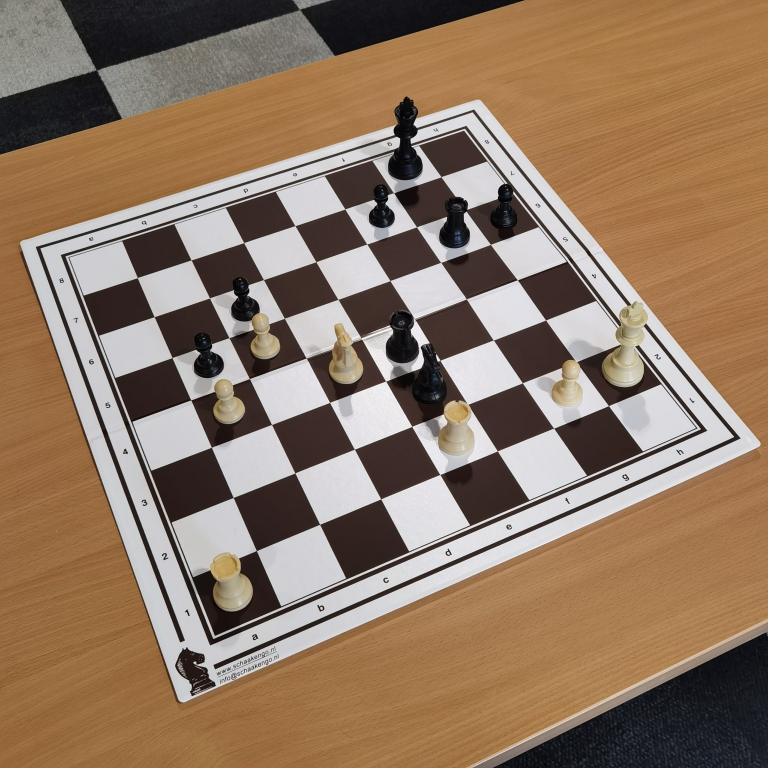
#> input picture images/G000_IMG062.jpg, 3072 x 3072 px (shown at 1/4 size)
$ jupyter execute chessboard-vision-2.ipynb
#> lines starting #> are read from the running program, lines starting #| are printed output that depends on the picture; after the words box and inside, x2 and y2 are one past the last pixel; in counts of white or black regions, pixels touching at a corner belong together
# Chessboard Vision Project

## 📌 Introduction
This project is part of the **Computer Vision** course in the Master's in Artificial Intelligence. The goal is to detect chess pieces on a board from images, determine their positions using bounding boxes, and represent them in an 8x8 matrix format. The solution is implemented in Python and follows a structured image processing pipeline.

## 🎯 Task Overview
- **Input:** Chessboard image
- **Output:**
  - Total number of black/white pieces
  - Bounding boxes around detected pieces
  - 8x8 matrix representing piece positions
- **Dataset:** 50 images for development, 10 unseen test images
- **Deliverables:**
  - Python script (single file)
  - Short report (max 2 pages)

---

[cell 1]
# Importing Libraries
import numpy as np
import pandas as pd
import matplotlib.pyplot as plt
import os
import cv2
import math

# Data Directory
dataDir = 'images'

# Define the window size
window_width = 800
window_height = 600

[cell 2]
# Function to resize image
def resize_image(image, window_width, window_height):
    height, width = image.shape[:2]
    scaling_factor = min(window_width / width, window_height / height)
    return cv2.resize(image, None, fx=scaling_factor, fy=scaling_factor, interpolation=cv2.INTER_AREA)

[cell 3]
# Read and Display an Image
# Opening an image
img = cv2.imread(os.path.join(dataDir, 'G000_IMG062.jpg'))
#> img is the input picture: shape (3072, 3072, 3); mean B, G, R 99.5, 120.5, 144.4

# Get the dimensions of the image
height, width, channels = img.shape
print(f'Image Dimensions: {height} x {width}')
#| Image Dimensions: 3072 x 3072
print(f'Number of Channels: {channels}')
#| Number of Channels: 3

# Calculate the scaling factor
scaling_factor = min(window_width / width, window_height / height)

# Resize the image
resized_img = resize_image(img, window_width, window_height)
#> in resize_image, `return cv2.resize(image, None, fx=scaling_factor, fy=scaling_factor, i..`:
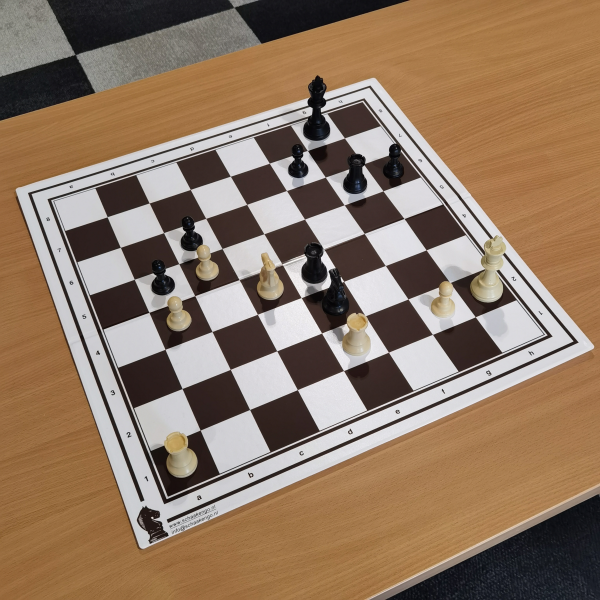
#> returned value: shape (600, 600, 3); mean of channels 0, 1, 2 99.5, 120.5, 144.4; drawn as B, G, R

# Display the resized image using matplotlib
plt.imshow(cv2.cvtColor(resized_img, cv2.COLOR_BGR2RGB))
plt.title('G000_IMG062.jpg')
plt.axis('off')
plt.show()

## Step 1: Chessboard Detection

[cell 4]
def detect_chessboard(image_path):
    # Carregar a imagem
#> called with image_path = 'images/G000_IMG062.jpg'
    image = cv2.imread(image_path)
    if image is None:
        print(f"Erro: Não foi possível carregar a imagem em '{image_path}'.")
        return None

    # Converter para o espaço de cor HSV
    hsv = cv2.cvtColor(image, cv2.COLOR_BGR2HSV)
#> hsv: shape (3072, 3072, 3); mean H, S, V 45.4, 86.8, 145.5

    # Definir intervalos de cor para segmentação (ajustar conforme necessário)
    lower_bound = np.array([0, 0, 0])  # Limite inferior (preto ou escuro)
    upper_bound = np.array([180, 255, 120])  # Limite superior (tons escuros)

    # Criar uma máscara binária
    mask = cv2.inRange(hsv, lower_bound, upper_bound)
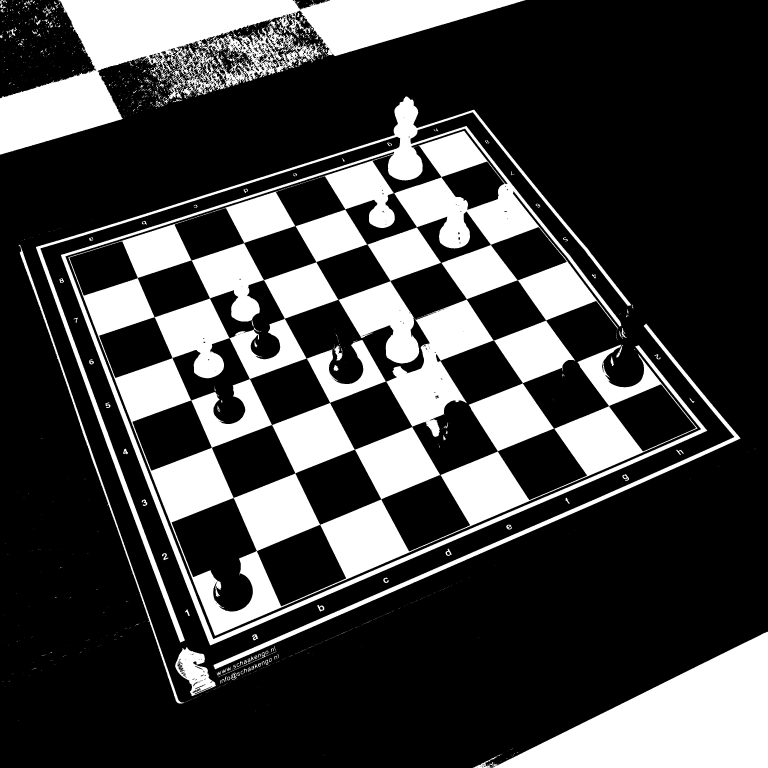
#> mask: shape (3072, 3072) (shown at 1/4 size); 25.8% white; 1776 white regions (1524 under 20 px), largest, box (x1, y1, x2, y2) and area: (144, 386, 2829, 2581) 1431020, (0, 0, 2101, 619) 409090, (1969, 2527, 3072, 3072) 302194

    # Limpar a máscara com operações morfológicas
    kernel = np.ones((5, 5), np.uint8)
    mask_cleaned = cv2.morphologyEx(mask, cv2.MORPH_CLOSE, kernel)
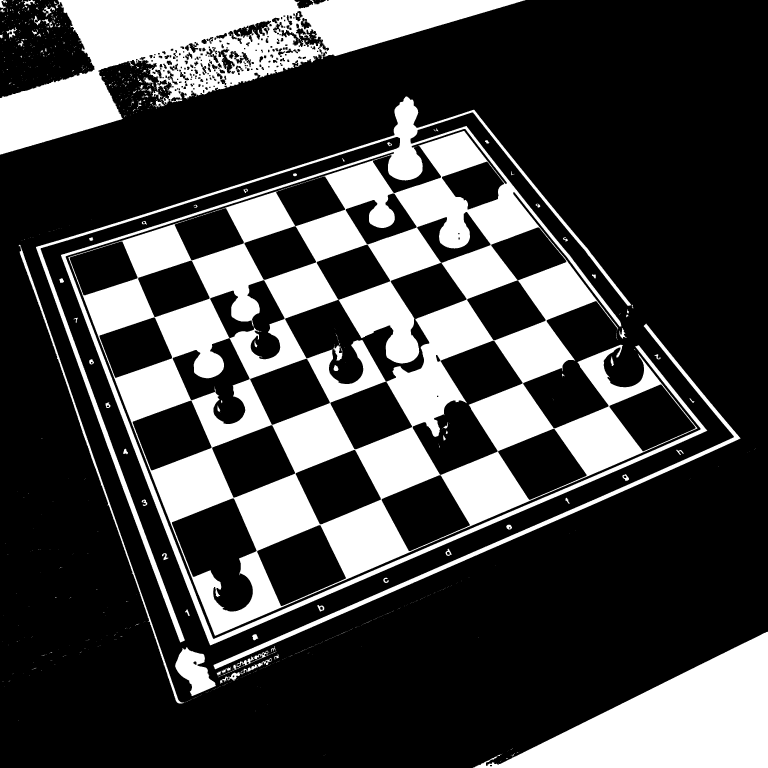
#> mask_cleaned: shape (3072, 3072) (shown at 1/4 size); 26.3% white; 956 white regions (833 under 20 px)

    # Encontrar contornos na máscara
    contours, _ = cv2.findContours(mask_cleaned, cv2.RETR_EXTERNAL, cv2.CHAIN_APPROX_SIMPLE)
#> contours = 883 contours, 797 with area under 20; largest, box (x1, y1, x2, y2) and area: (144, 386, 2829, 2581) 2903880, (0, 0, 2101, 619) 490758, (1891, 2527, 3072, 3072) 302162, (854, 1294, 2962, 2677) 45188, (701, 2588, 863, 2784) 16333

    # Filtrar contornos por área (assumindo que o tabuleiro é o maior contorno)
    min_area = 1000  # Ajustar conforme o tamanho esperado do tabuleiro
    chessboard_contours = [cnt for cnt in contours if cv2.contourArea(cnt) > min_area]
#> chessboard_contours = 8 contours; box (x1, y1, x2, y2) and area: (144, 386, 2829, 2581) 2903880, (0, 0, 2101, 619) 490758, (1891, 2527, 3072, 3072) 302162, (854, 1294, 2962, 2677) 45188, (701, 2588, 863, 2784) 16333, (73, 978, 737, 2814) 13150, (887, 2603, 1081, 2702) 2425, (880, 2633, 1087, 2735) 2139

    if not chessboard_contours:
        print("Nenhum tabuleiro detectado.")
        return None

    # Selecionar o maior contorno
    largest_contour = max(chessboard_contours, key=cv2.contourArea)
#> largest_contour = contour of 18487 points, box (x1, y1, x2, y2) (144, 386, 2829, 2581), area 2903880

    # Desenhar o contorno detectado na imagem original
    result_image = image.copy()
    cv2.drawContours(result_image, [largest_contour], -1, (0, 255, 0), 3)
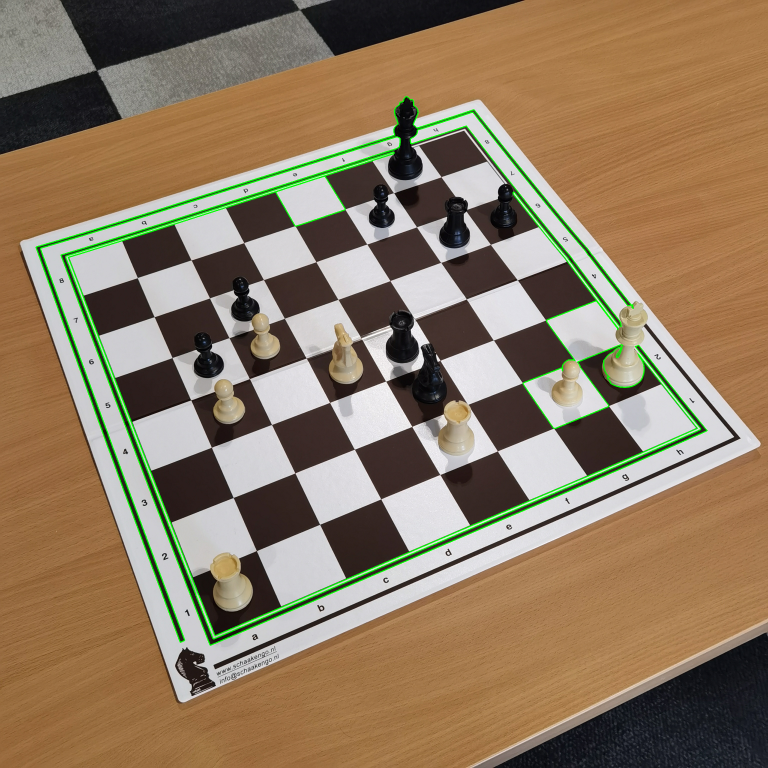
#> result_image: shape (3072, 3072, 3) (shown at 1/4 size); mean B, G, R 97.9, 122.8, 142.8

    # Exibir a imagem com o tabuleiro detectado
    plt.figure(figsize=(10, 10))
    plt.imshow(cv2.cvtColor(result_image, cv2.COLOR_BGR2RGB))
    plt.title('Tabuleiro Detectado')
    plt.axis('off')
    plt.show()

    return largest_contour

$ run again, with images/G000_IMG087.jpg copied over images/G000_IMG062.jpg
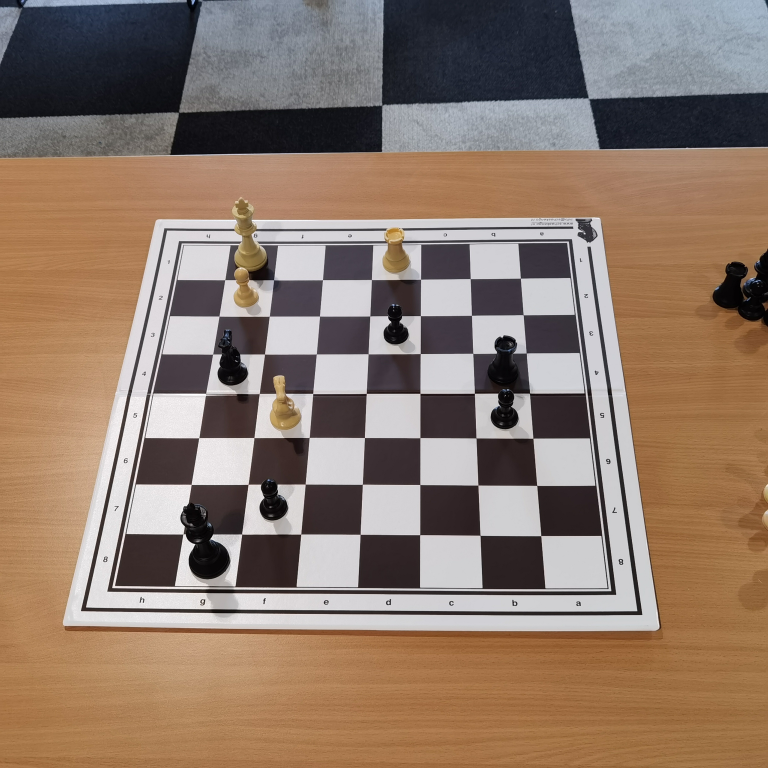
#> input picture images/G000_IMG087.jpg, 3072 x 3072 px (shown at 1/4 size)
#> img is the input picture: shape (3072, 3072, 3); mean B, G, R 106.8, 121.4, 142.3
#| Image Dimensions: 3072 x 3072
#| Number of Channels: 3
#> hsv: shape (3072, 3072, 3); mean H, S, V 69.9, 77.8, 145.7
#> in detect_chessboard, `mask = cv2.inRange(hsv, lower_bound, upper_bound)`:
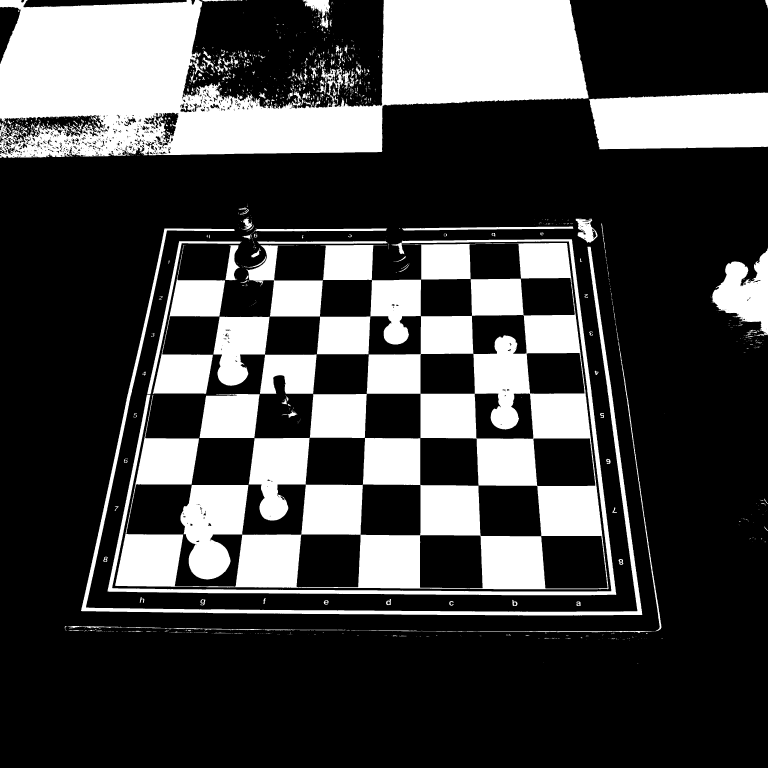
#> mask: shape (3072, 3072) (shown at 1/4 size); 27.2% white; 1496 white regions (1165 under 20 px), largest, box (x1, y1, x2, y2) and area: (0, 0, 2354, 632) 889677, (461, 972, 2434, 2357) 790049, (2355, 370, 3072, 597) 145641
#> mask_cleaned: shape (3072, 3072); 27.6% white; 605 white regions (405 under 20 px)
#> contours = 563 contours, 425 with area under 20; largest, box (x1, y1, x2, y2) and area: (430, 957, 2465, 2381) 1470760, (0, 0, 2354, 632) 955926, (2355, 370, 3072, 597) 144860, (962, 974, 1684, 1417) 131398, (324, 914, 2569, 2462) 73758
#> chessboard_contours = 17 contours; largest, box (x1, y1, x2, y2) and area: (430, 957, 2465, 2381) 1470760, (0, 0, 2354, 632) 955926, (2355, 370, 3072, 597) 144860, (962, 974, 1684, 1417) 131398, (324, 914, 2569, 2462) 73758
#> largest_contour = contour of 4681 points, box (x1, y1, x2, y2) (430, 957, 2465, 2381), area 1470760
#> in detect_chessboard, `cv2.drawContours(result_image, [largest_contour], -1, (0, 255, 0), 3)`:
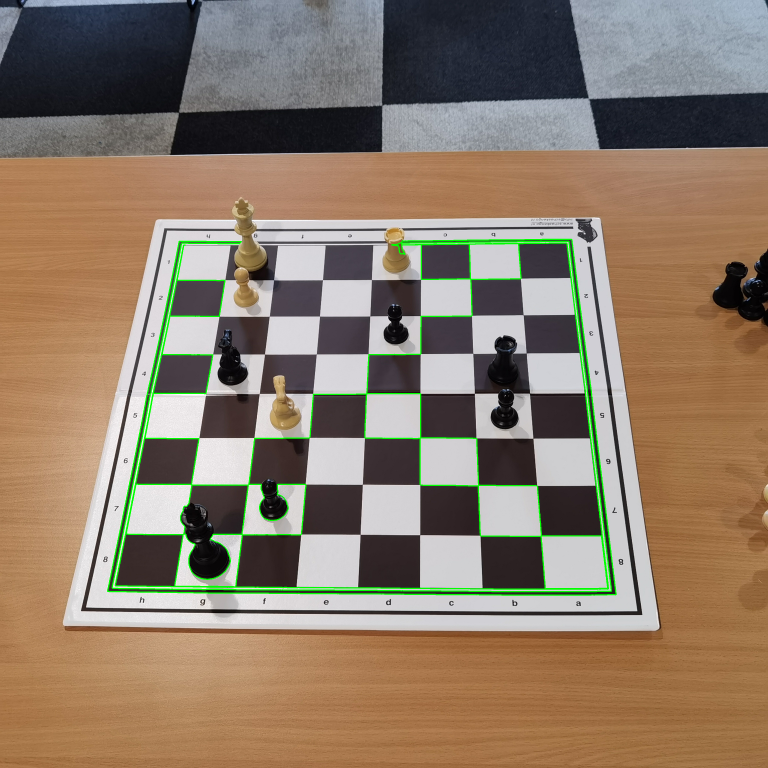
#> result_image: shape (3072, 3072, 3) (shown at 1/4 size); mean B, G, R 105.1, 123.5, 140.6

$ run again, with images/G000_IMG102.jpg copied over images/G000_IMG062.jpg
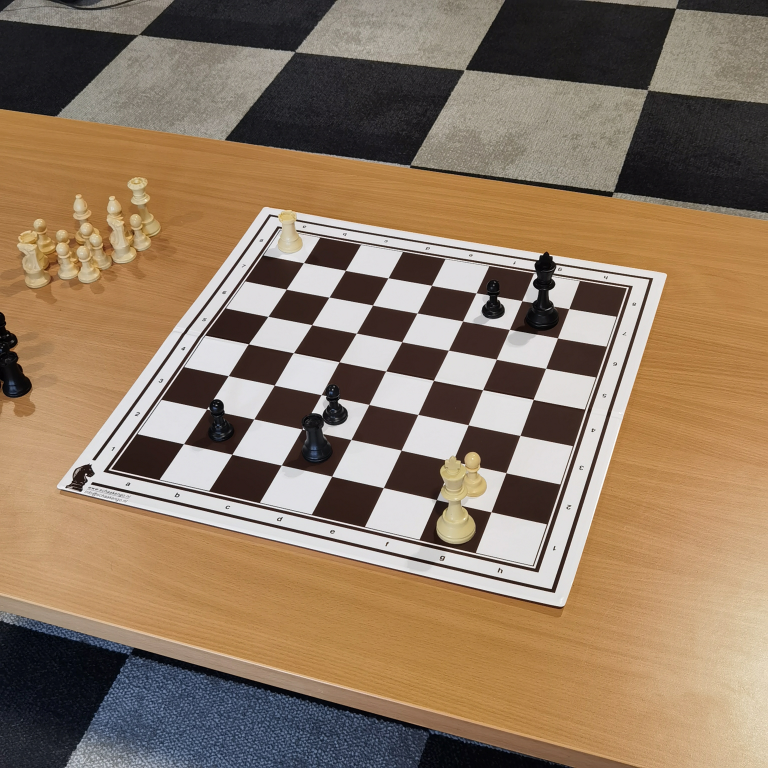
#> input picture images/G000_IMG102.jpg, 3072 x 3072 px (shown at 1/4 size)
#> img is the input picture: shape (3072, 3072, 3); mean B, G, R 99.3, 121.9, 144.2
#| Image Dimensions: 3072 x 3072
#| Number of Channels: 3
#> hsv: shape (3072, 3072, 3); mean H, S, V 43.9, 85.7, 146.5
#> in detect_chessboard, `mask = cv2.inRange(hsv, lower_bound, upper_bound)`:
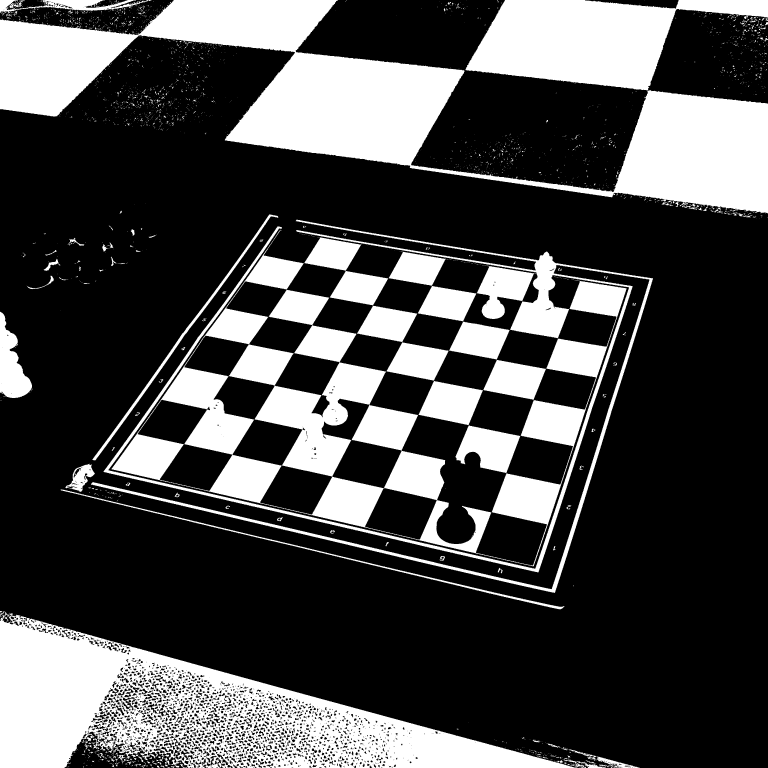
#> mask: shape (3072, 3072) (shown at 1/4 size); 28.9% white; 2906 white regions (2579 under 20 px), largest, box (x1, y1, x2, y2) and area: (0, 0, 3072, 853) 794042, (0, 2458, 2310, 3072) 595047, (446, 919, 2506, 2265) 577936
#> mask_cleaned: shape (3072, 3072); 29.6% white; 1732 white regions (1457 under 20 px)
#> contours = 1716 contours, 1531 with area under 20; largest, box (x1, y1, x2, y2) and area: (364, 879, 2612, 2372) 1574708, (0, 0, 3072, 869) 1044650, (0, 2444, 2560, 3072) 704848, (0, 1247, 130, 1592) 23514, (0, 0, 606, 67) 16183
#> chessboard_contours = 8 contours; box (x1, y1, x2, y2) and area: (364, 879, 2612, 2372) 1574708, (0, 0, 3072, 869) 1044650, (0, 2444, 2560, 3072) 704848, (0, 1247, 130, 1592) 23514, (0, 0, 606, 67) 16183, (369, 857, 1113, 1842) 12268, (242, 1958, 2258, 2437) 10152, (261, 1855, 379, 1967) 6178
#> largest_contour = contour of 10941 points, box (x1, y1, x2, y2) (364, 879, 2612, 2372), area 1574708
#> in detect_chessboard, `cv2.drawContours(result_image, [largest_contour], -1, (0, 255, 0), 3)`:
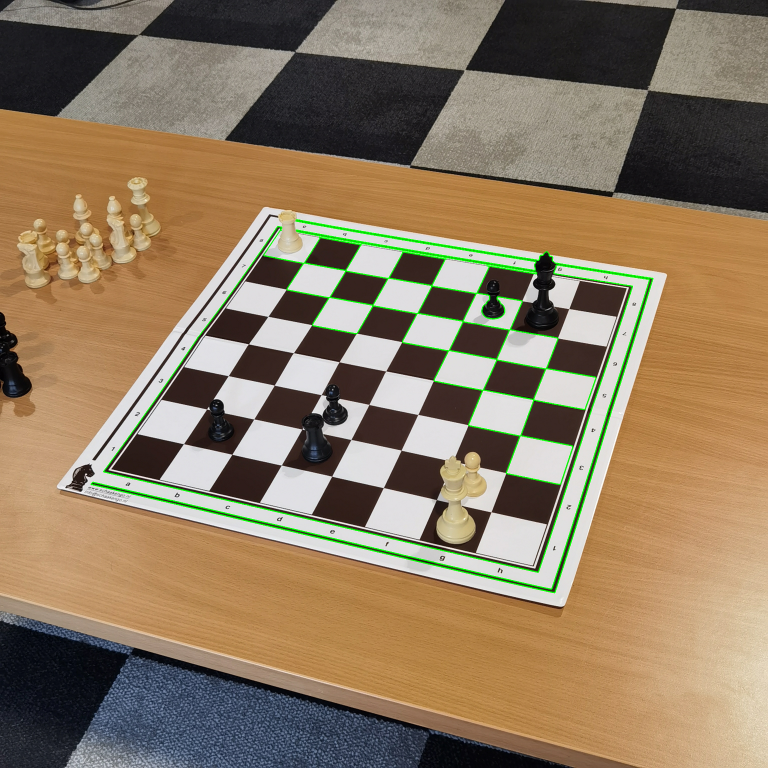
#> result_image: shape (3072, 3072, 3) (shown at 1/4 size); mean B, G, R 98.1, 123.7, 142.8
